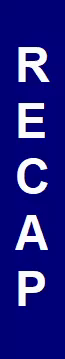
#> input picture assets/waves_intro_screen.png, 65 x 359 px, found by its file name
$ python video_trimmer.py ../assets/waves_intro_screen.png
#> lines starting #> are read from the running program, lines starting #| are printed output that depends on the picture
#!/usr/bin/python3

from pytube import YouTube
from pytube.helpers import safe_filename
# misc
import os
import subprocess
import sys
import re
# image operation
import cv2
import numpy as np

def getKeyframes(inputFile):
    probe = subprocess.run(['ffprobe', '-loglevel', 'error', '-select_streams', 'v:0', '-show_entries', 'packet=pts_time,flags', '-of', 'csv=print_section=0', inputFile],
                           stdout=subprocess.PIPE, stderr=subprocess.PIPE, encoding='utf-8')
    if (probe.stderr):
        raise RuntimeError(probe.stderr)
    awk = subprocess.run(['awk', '-F,', '/K/ {print $1}'], input = probe.stdout, stdout=subprocess.PIPE, stderr=subprocess.PIPE, encoding='utf-8')
    if (awk.stderr):
        raise RuntimeError(awk.stderr)
    return [float(x) for x in awk.stdout.split("\n") if x]

def findEquivFrame(vid, refFr, start=None, end=None, findFirst=True, atol=10, matchMin=0.5, coords=(0,-1,0,716), incr=1):
    if start == None:
        start = 0
    if end == None:
        end = int(vid.get(cv2.CAP_PROP_FRAME_COUNT)) - 1

    if findFirst:
        iterRange = range(start, end, incr)
    else:
        iterRange = range(end, start, incr*(-1))

    for i in iterRange:
        vid.set(1, i)
        curr = vid.read()[1][coords[0]:coords[1], coords[2]:coords[3]]
        simArr = np.isclose(refFr, curr, atol=atol);
        if matchMin < np.count_nonzero(simArr)/simArr.size:
            return i
    return -1

def generateReferenceFrame(vidInput, coords=(0,-1,0,-1), outputFile=None, timestamp=None, frame=None):
    if timestamp is None and frame is None:
        raise ValueError("1 of timestamp and frame must be specified.")
    if timestamp is not None and frame is not None:
        raise ValueError("timestamp and frame cannot both be specified.")

    if (isinstance(vidInput, str)):
        vid = cv2.VideoCapture(vidInput)
    else:
        vid = vidInput
    fps = vid.get(cv2.CAP_PROP_FPS)
    if timestamp:
        frame = float(timestamp)
        frame *= fps
        frame = int(frame)
    if frame > vid.get(cv2.CAP_PROP_FRAME_COUNT):
        raise IndexError("Frame number {} not in the file".format(frame))
    vid.set(cv2.CAP_PROP_POS_FRAMES, frame - 1)
    result, frameImg = vid.read()
    if result:
        if outputFile:
            cv2.imwrite(outputFile, frameImg[coords[0]:coords[1], coords[2]:coords[3]])
        else:
            return frameImg[coords[0]:coords[1], coords[2]:coords[3]]


if __name__ == "__main__":
    if not len(sys.argv)>=2:
        print("Missing argument")
        sys.exit(1)

    fName = sys.argv[1]

    vid = cv2.VideoCapture(fName)
    fRate = vid.get(cv2.CAP_PROP_FPS)
    print("The framerate is {}".format(fRate))
    if ("wave" in fName): #TODO this arguments
        recapPath = "assets/waves_intro_screen.png"
        recapCoords=(0,-1,0,65)
        recapRangeStart = 0
        recapRangeEnd = 150
        recapDefault = 64
        nextEpPath = "assets/waves_outro_screen.png"
        nextEpCoords=(0,-1,530,-1)
        nextEpRangeStart = 450
        nextEpOffset = 0
        introEnd = 0 #to trim fixed length intros
        introPath = "file '../assets/waves_intro.mp4'\n"
        outroPath = "file '../assets/waves_outro.mp4'\n"
        outputName = "Waves Edited.mp4" #"Waves E{}.mp4".format(re.findall(r'EPISODE (\d+)', fName.split("/")[-1])[0])
    else: #support multiple shows in future, likely to be replaced with args
        pass

    #Find recap
    recapRef = cv2.imread(recapPath)
#> recapRef is the input picture: shape (359, 65, 3); mean B, G, R 133.3, 30.2, 30.3
    recapEnd_approx = findEquivFrame(vid, recapRef, recapRangeStart, recapRangeEnd, False, incr=int(fRate), coords=recapCoords) #first do a quick pass
#> the loop in findEquivFrame, `for i in iterRange:` made 1 pass
#> pass 1, in findEquivFrame, `curr = vid.read()[1][coords[0]:coords[1], coords[2]:coords[3]]`:
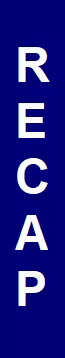
#> curr: shape (358, 65, 3); mean B, G, R 133.3, 30.2, 30.4
#> (the run stopped early here; a loop or call above may not have finished)
